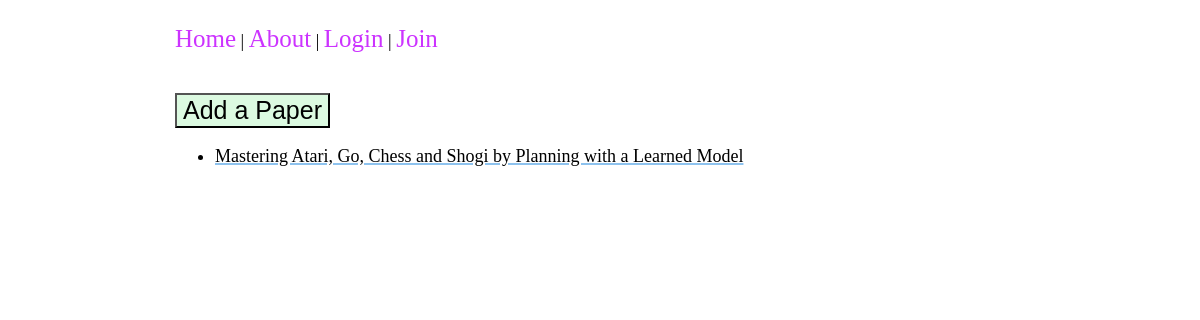
The page /papers/ on the database as committed earlier.
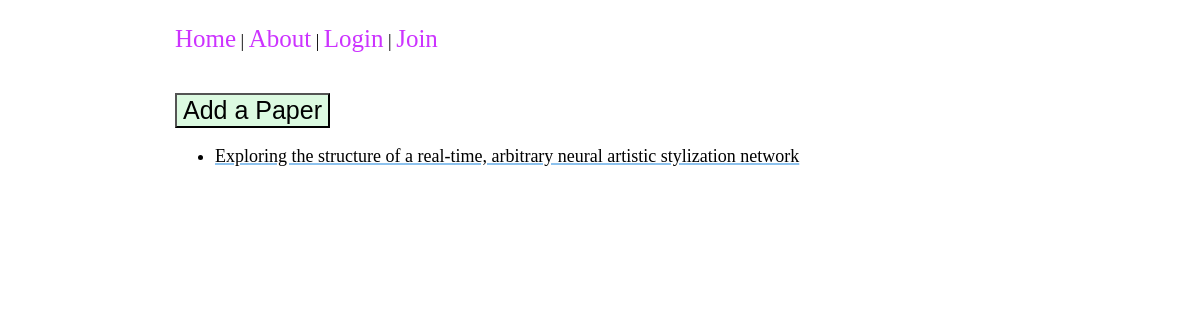
The same page on the database as committed later.
### papers/models.py (models this page shows)
class Paper(models.Model):
    url = models.URLField(max_length=50)
    pdf_url = models.URLField(max_length=50)
    arxiv_id = models.CharField(max_length=20)
    title = models.CharField(max_length=500)
    authors = models.ManyToManyField('Author', through='AuthorPaper')
    abstract = models.CharField(max_length=1000)
    key_words = models.ManyToManyField('KeyWord', through='KeyWordPaper')
    published = models.DateField()
    def __str__(self):
        return self.title

### papers/views.py (the view)
# urls.py: path('', views.HomeView.as_view(), name='home'),
class HomeView(ListView):
    template_name = 'papers/home.html'
    context_object_name = 'papers_list'  # TODO: Change to recent
    def get_queryset(self):
        return Paper.objects.all()

### papers/templates/papers/home.html (shortened to what this page needs)
{% extends 'base.html' %}
{% block content %}
{% include 'papers/add-btn.html' %}
<ul>
  {% for paper in papers_list %}
  <li><a href="{% url 'papers:paper-detail' paper.id %}">{{ paper }}</a></li>
  {% endfor %}
</ul>
{% endblock content %}

### templates/base.html (shortened to what this page needs)
{% load static %}
<!DOCTYPE html>
<html>
  <head>
    <link rel="stylesheet" type="text/css" href="{% static 'styles.css' %}">
  </head>
  <body>
    <div id="container">
      {% include "navbar.html" %}
      <div id="content">
    {% block content %}{% endblock %}
      </div>
    </div>
  </body>
</html>

### templates/navbar.html
<div id="navBar">
  <a href="{% url 'pages:home' %}">Home</a> |
  {% if user.is_authenticated %}
  <a href="{% url 'papers:home' %}">Papers</a> |
  <a href="{% url 'clubs:home' %}">Clubs</a> |
  <a href="{% url 'pages:about' %}">About</a> |
  <a href="{% url 'logout' %}">Log out</a>
  {% else %}
  <a href="{% url 'pages:about' %}">About</a> |
  <a href="{% url 'login' %}">Login</a> |
  <a href="{% url 'accounts:register' %}">Join</a>
  {% endif %}
</div>

### papers/templates/papers/add-btn.html
<button type="submit" id="add-paper-btn" onclick="location.href='{% url 'papers:add' %}'">Add a Paper</button>

### static/styles.css (style rules this page uses)
:root { font-size: 62.5%; --c-lightgreen: #DCFAE1; --c-green: #91F7A4; --c-purple: #CC33FF; --c-lightblue: #8dc2ee; --bg-color: skyblue; --c-link: var(--c-lightblue); --c-navBar-a: var(--c-purple); --c-main-text: black; }
#container { max-width: 850px; margin: 25px auto 0px auto; }
#content { padding-top: 4rem; }
body { font-size: 1.8rem; }
a { color: var(--main-text); text-decoration: underline var(--c-link) 2px; }
#add-paper-btn { background-color: var(--c-lightgreen); font-size: 2.5rem; }
#navBar a { font-size: 2.5rem; color: var(--c-navBar-a); text-decoration: none; }

Rows that differ between the two databases and show on the page:
removed Paper: title "Mastering Atari, Go, Chess and Shogi by Planning with a Learned Model"
added Paper: title "Exploring the structure of a real-time, arbitrary neural artistic stylization network"
